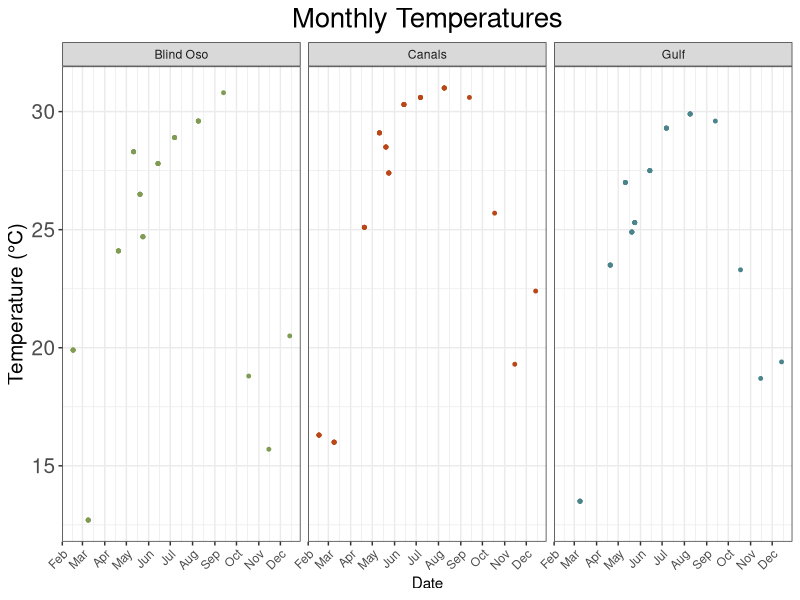
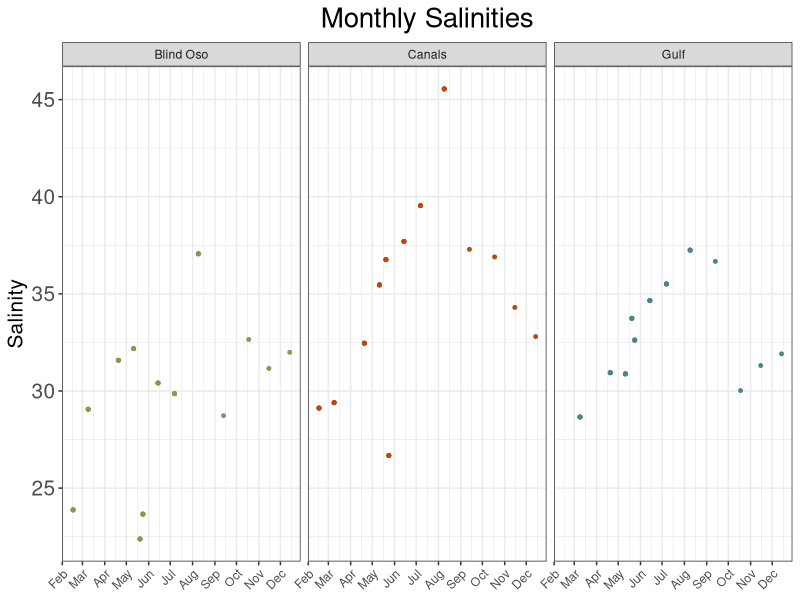
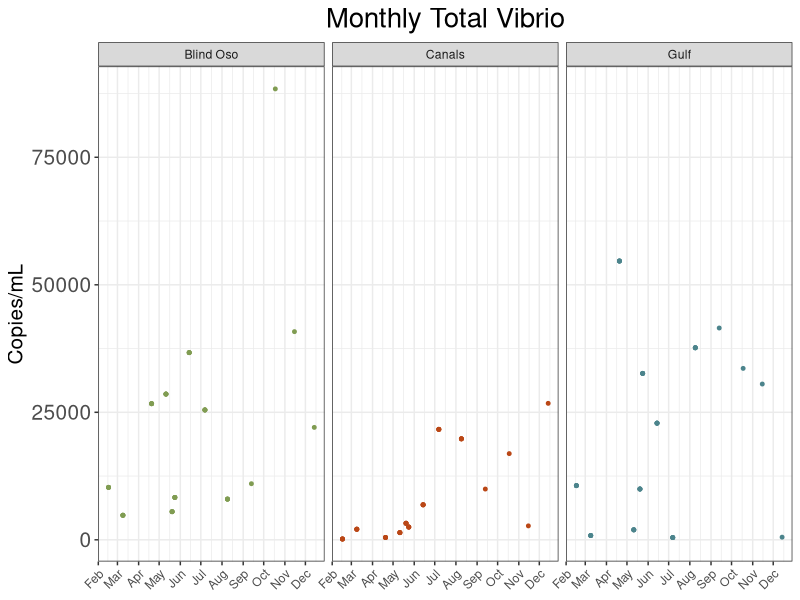
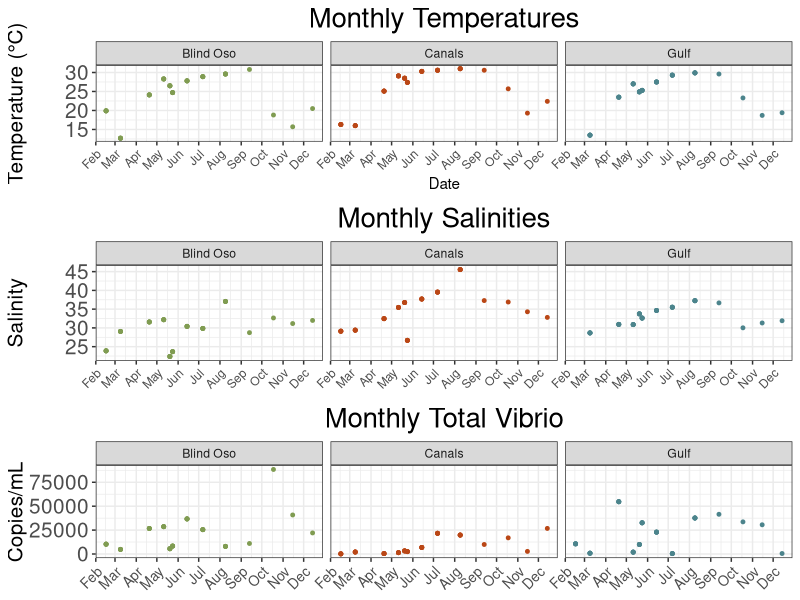
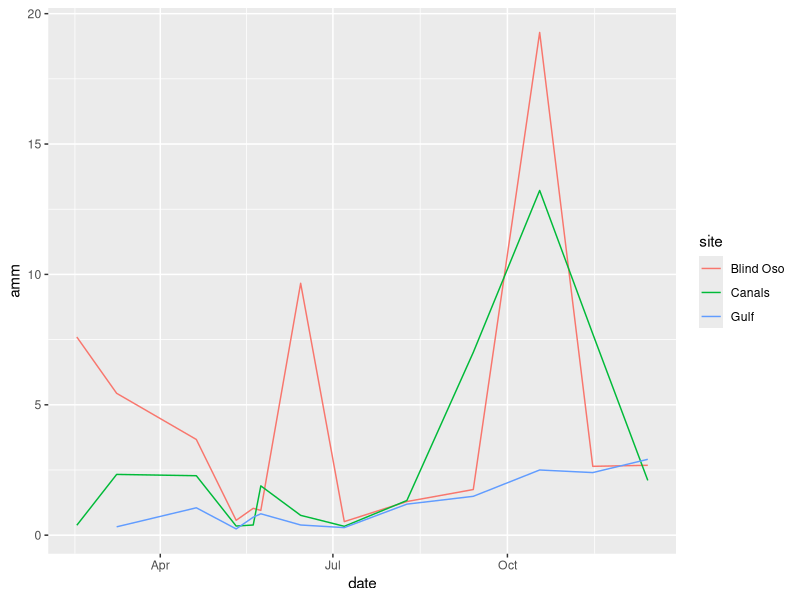
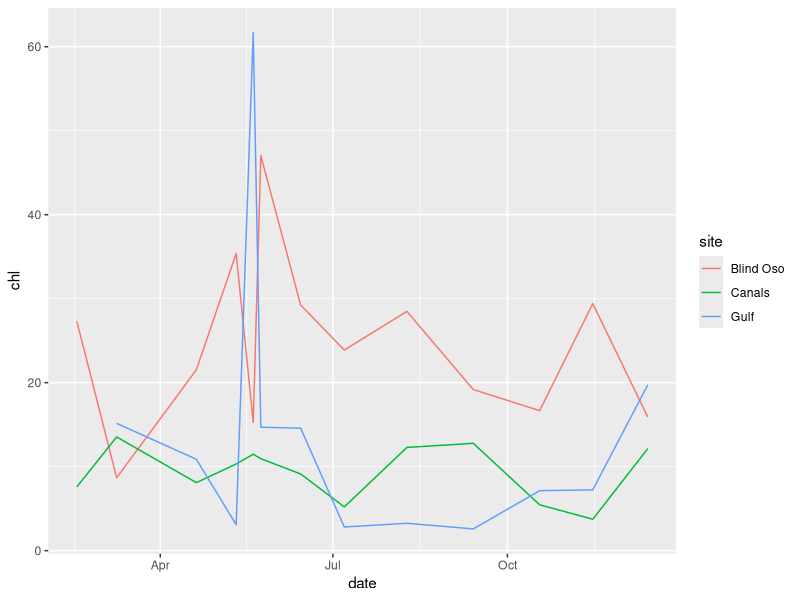
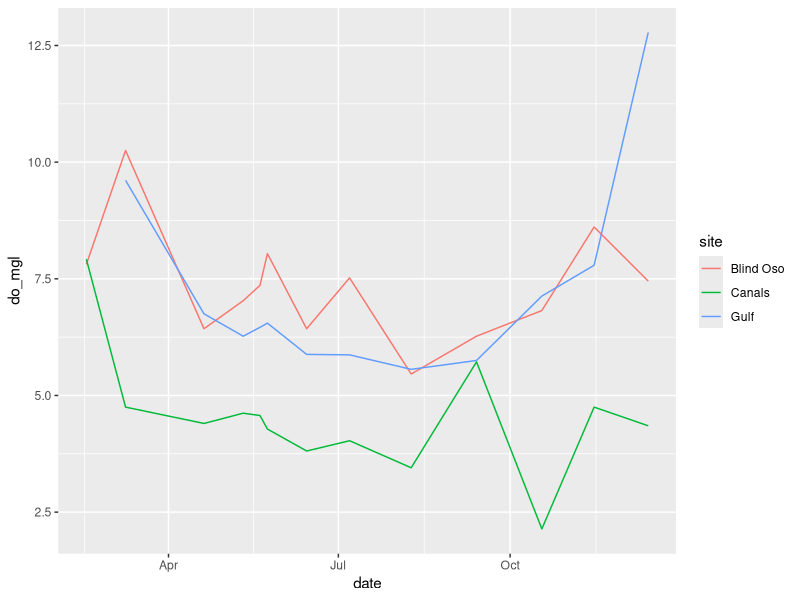
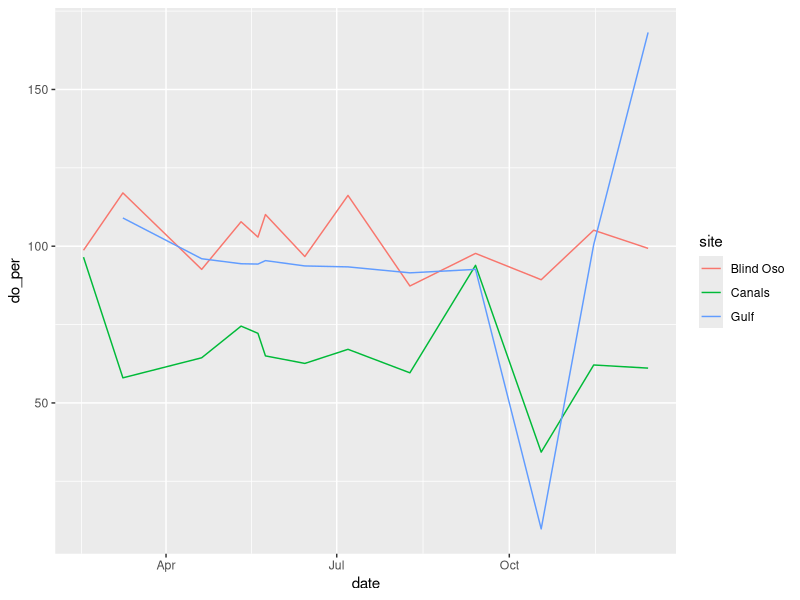

R code for these plots, in order:
## ---- chunk 1
library(tidyverse)
library(here)
library(ggpubr)
library(lubridate)
## ---- chunk 2
d1<- read_csv(here("data", "processed_data", "tx_master.csv"))
## ---- chunk 3
daily<- d1 %>%
  filter(type %in% "daily")

monthly<- d1 %>% 
  mutate(Type = case_when(d1$date == "2022-07-07"  ~ "Monthly", #This makes 7-7-23 a monthly value for July
                          d1$Type == "Monthly" ~ "Monthly")) %>%
  filter(Type %in% "Monthly") 
## ---- chunk 4
temp2<- monthly %>% ggplot() + geom_point(
  aes(
    x = date,
    y = temp,
    color = site,
    group = date),
  size = 1)+
  theme_bw()+
  facet_wrap(~site)+
  labs(
    x = "Date",
    y = "Temperature (°C)",
    title = "Monthly Temperatures",
    color = "Site")+
  theme(
    plot.title= element_text(hjust = 0.5, size = 20),
   # axis.title.x = element_blank(),
    #axis.ticks.x = element_blank(),
    axis.text.x = element_text(hjust = 1, angle = 45),
    axis.text.y = element_text(size = 15),
    axis.title.y = element_text(size = 15),
    legend.position = "none",
    legend.background = element_rect(colour = 'black', fill = 'white', linetype='solid')) + #Moves legend onto plot 
    scale_color_manual(values = c("Blind Oso" = "#809C52",
                                "Canals" = "#ba4716",
                                "Gulf" = "#4c848c"))+
   scale_x_date(date_breaks="1 month", date_labels="%b")


temp2
  
## ---- chunk 5
sal2<- monthly %>% ggplot() + geom_point(
  aes(
    x = date,
    y = sal,
    color = site,
    group = date),
  size = 1)+
  facet_wrap(~site)+
  theme_bw()+
  labs(
    y = "Salinity",
    title = "Monthly Salinities",
    color = "Site")+
     scale_x_date(date_breaks="1 month", date_labels="%b")+
  theme(
    plot.title= element_text(hjust = 0.5, size = 20),
    axis.title.x = element_blank(),
    axis.title.y = element_text(size = 15),
    axis.text.x = element_text(hjust = 1, angle =45),
    axis.text.y = element_text(size = 15),
   # axis.ticks.x = element_blank(),
    legend.position = "none")+
    scale_color_manual(values = c("Blind Oso" = "#809C52",
                                "Canals" = "#ba4716",
                                "Gulf" = "#4c848c"))


sal2
## ---- chunk 6
fig3 <- monthly %>%
  ggplot()+geom_point(
  aes(x = date,
      y = copies_mL,
      color = site,
      group = date),
  size = 1)+
  facet_wrap(~site)+
  theme_bw()+
  labs(
    x = "Date",
    y = "Copies/mL",
    title = "Monthly Total Vibrio") +
  theme(
    plot.title = element_text(hjust = 0.5, size = 20),  #center title
    axis.title.x = element_blank(),
    axis.text.x = element_text(hjust = 1, angle = 45),
    axis.title.y = element_text(size = 15),
    axis.text.y = element_text(size = 15),
    legend.position = "none")+ #Removes legend
 scale_x_date(date_breaks="1 month", date_labels="%b")+

scale_color_manual(values = c("Blind Oso" = "#809C52",
                              "Canals" = "#ba4716",
                              "Gulf" = "#4c848c"))
fig3
## ---- chunk 7
figp<- ggarrange(temp2,sal2, fig3 + font("x.text", size = 10), ncol = 1, nrow = 3,align = "v")

figp
## ---- chunk 8
amm<- monthly %>%
  ggplot() + geom_line(
    aes(
      x = date,
      y = amm,
    color = site))
amm
## ---- chunk 9
chl<- monthly %>%
  ggplot() + geom_line(
    aes(
      x = date,
      y = chl,
    color = site))
chl
## ---- chunk 10
do_mgl<- monthly %>%
  ggplot() + geom_line(
    aes(
      x = date,
      y = do_mgl,
    color = site))
do_mgl
## ---- chunk 11
do_per<- monthly %>%
  ggplot() + geom_line(
    aes(
      x = date,
      y = do_per,
    color = site))
do_per
## ---- chunk 12
ph<- monthly %>%
  ggplot() + geom_line(
    aes(
      x = date,
      y = pH,
    color = site))
ph
## ---- chunk 13
secchi<- monthly %>%
  ggplot() + geom_line(
    aes(
      x = date,
      y = secchi,
    color = site))

secchi
## ---- chunk 14
nn<- monthly %>%
  ggplot() + geom_line(
    aes(
      x = date,
      y = nn,
    color = site))

nn
## ---- chunk 15
orthop<- monthly %>%
  ggplot() + geom_line(
    aes(
      x = date,
      y = orthop,
    color = site))
orthop
## ---- chunk 16
sil<- monthly %>%
  ggplot() + geom_line(
    aes(
      x = date,
      y = sil,
    color = site))

sil
## ---- chunk 17
din<- monthly %>%
  ggplot() + geom_line(
    aes(
      x = date,
      y = din,
    color = site))
din
## ---- chunk 18
din_dip<- monthly %>%
  ggplot() + geom_line(
    aes(
      x = date,
      y = din_dip,
    color = site))

din_dip
## ---- chunk 19
tdn<- monthly %>%
  ggplot() + geom_line(
    aes(
      x = date,
      y = tdn,
    color = site))

tdn
## ---- chunk 20
don<- monthly %>%
  ggplot() + geom_line(
    aes(
      x = date,
      y = don,
    color = site))
don
## ---- chunk 21
doc<- monthly %>%
  ggplot() + geom_line(
    aes(
      x = date,
      y = doc,
    color = site))
doc
## ---- chunk 22
toc<- monthly %>%
  ggplot() + geom_line(
    aes(
      x = date,
      y = toc,
    color = site))+
  scale_x_date(date_breaks = "1 month", date_labels = "%b")
toc
## ---- chunk 23
tn<- monthly %>%
  ggplot() + geom_line(
    aes(
      x = date,
      y = tn,
    color = site))
tn
